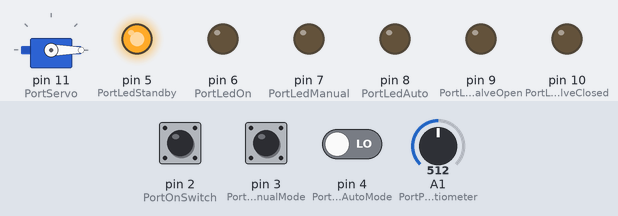
A sketch run on a simulated Arduino Uno, built with avr-gcc and run on an emulated ATmega328P. On the bench: servo, output pins drawn as LEDs (lit = HIGH). The test bench sets the inputs (shaded band); at power-on: pin 2 (PortOnSwitch) LOW, pin 4 (PortSwitchAutoMode) LOW, pin 3 (PortSwitchManualMode) LOW, A1 (PortPotentiometer) = 512.

Above: at 1.2 s.
1.3 s: pin 2 (PortOnSwitch) pulled HIGH for 0.15 s
At 2.5 s:
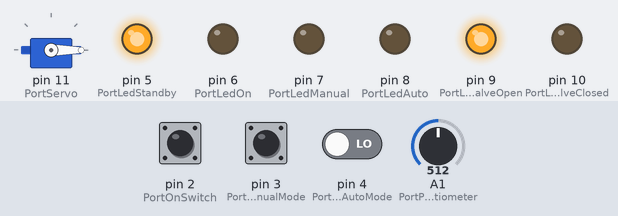
2.9 s: pin 2 (PortOnSwitch) pulled HIGH for 3.2 s
At 7.3 s:
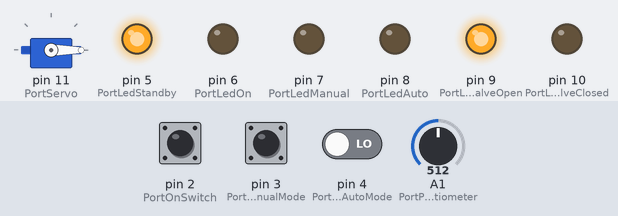
7.6 s: pin 2 (PortOnSwitch) driven HIGH and pin 4 (PortSwitchAutoMode) driven HIGH
At 9.6 s:
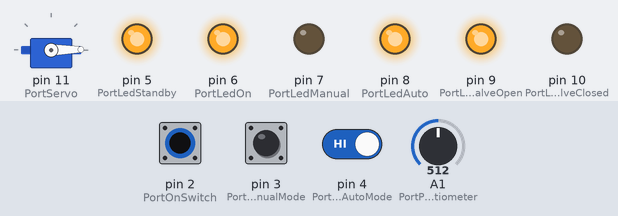
10.6 s: pin 3 (PortSwitchManualMode) pulled HIGH for 1 s
At 11.39 s:
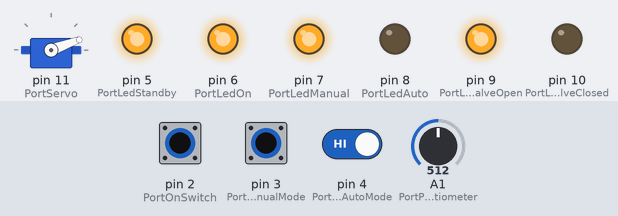
14.6 s: pin 2 (PortOnSwitch) driven LOW
At 16.1 s:
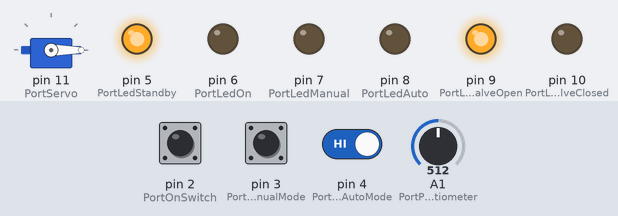
16.8 s: pin 2 (PortOnSwitch) driven HIGH
At 17.19 s:
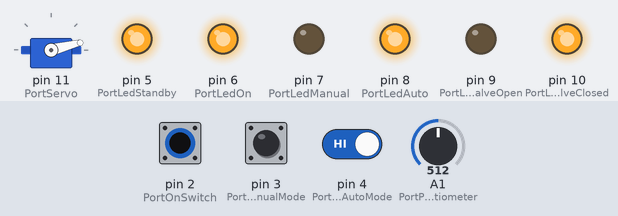
Timing chart, 0 to 20.8 s (numbered marks = the images above; inputs shaded):
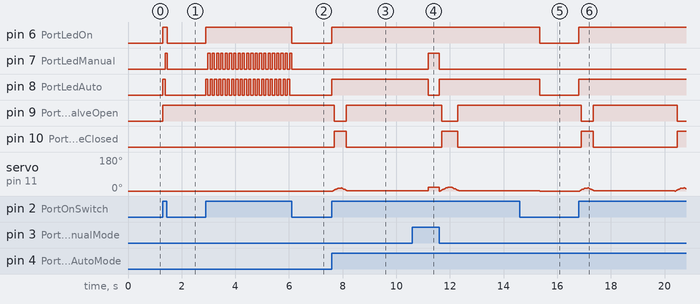

Measured:
- after the input at 1.3 s, pin 6 (PortLedOn): LOW → HIGH at once, → LOW 0.16 s later; pin 7 (PortLedManual): LOW → HIGH after 0.08 s, → LOW 0.08 s later; pin 8 (PortLedAuto): LOW → HIGH at once, → LOW 0.08 s later; pin 9 (PortLedValveOpen): LOW → HIGH at once
- after the input at 2.9 s, pin 6 (PortLedOn): LOW → HIGH at once, → LOW 3.2 s later; pin 7 (PortLedManual): alternates HIGH for 0.08 s and LOW for 0.08 s, 40 changes in all, then stays LOW, starting after 0.08 s; pin 8 (PortLedAuto): alternates HIGH for 0.08 s and LOW for 0.08 s, 40 changes in all, then stays LOW, starting at once
- after the input at 7.6 s, pin 6 (PortLedOn), pin 8 (PortLedAuto): LOW → HIGH at once; pin 9 (PortLedValveOpen): HIGH → LOW after 0.09 s, → HIGH 0.45 s later; pin 10 (PortLedValveClosed): LOW → HIGH after 0.09 s, → LOW 0.45 s later; servo on pin 11 (PortServo): rises from 0° to 16° in 0.31 s, then falls to 1° in 0.24 s
- after the input at 10.6 s, pin 7 (PortLedManual): LOW → HIGH after 0.58 s, → LOW 0.43 s later; pin 8 (PortLedAuto): HIGH → LOW after 0.58 s, → HIGH 0.43 s later
- after the input at 14.6 s, pin 6 (PortLedOn), pin 8 (PortLedAuto): HIGH → LOW after 0.74 s; pin 9 (PortLedValveOpen): stays HIGH (without the input it goes to LOW after 0.83 s); pin 10 (PortLedValveClosed): stays LOW (without the input it goes to HIGH after 0.83 s); servo on pin 11 (PortServo): goes on until 15.3 s, then stays 0°
- after the input at 16.8 s, pin 6 (PortLedOn), pin 8 (PortLedAuto): LOW → HIGH at once

The sketch:

main.ino
```cpp
#include <Servo.h>
Servo ServoValveControl;

int StartPositionServo = 0;
int TimeValveIsOpen = 100;
int TimeValveIsClosed = 3000;
int StandbyLedDelay = 80;
int MaxAngleServoPot = 40;
int ThresholdValveOpen = 5;
int MaxAngleAutoMode = 15;
bool PrintAllSwitchesState = false;

int PositionServo;
int OnSwitchState;
int SwitchToAutoMode;
int SwitchToManualMode;
int PotentiometerSetting;

int PortPotentiometer = 1;
int PortSwitchAutoMode = 4;
int PortSwitchManualMode = 3;
int PortOnSwitch = 2;
int PortLedStandby = 5;
int PortLedOn = 6;
int PortLedAuto = 8;
int PortLedManual = 7;
int PortLedValveOpen = 9;
int PortLedValveClosed = 10;
int PortServo = 11;

void SetMaxAngleToStartPosition() {
  MaxAngleAutoMode = 15;
}
int CheckIfValveIsOpen(int PositionServo) {
  if (PositionServo < ThresholdValveOpen) {
    return true;
  }
  else {
    return false;
  }
}
void SetLedsToPositionClosed() {
  digitalWrite(PortLedValveClosed, HIGH);
  digitalWrite(PortLedValveOpen, LOW);
}
void SetLedsToPositionOpen() {
  digitalWrite(PortLedValveClosed, LOW);
  digitalWrite(PortLedValveOpen, HIGH);
}

int SetLedToStandbyMode() {
  digitalWrite(PortLedOn, LOW);
  digitalWrite(PortLedAuto, LOW);
  digitalWrite(PortLedManual, LOW);
}
int TurnSystemOn() {
  digitalWrite(PortLedStandby, HIGH);
}
int SetLedsToManualMode() {
  digitalWrite(PortLedManual, HIGH);
  digitalWrite(PortLedAuto, LOW);
}
int SetLedsToAutoMode() {
  digitalWrite(PortLedManual, LOW);
  digitalWrite(PortLedAuto, HIGH);
}
int StandbyBlinkLed() {
  digitalWrite(PortLedAuto, HIGH);
  delay(StandbyLedDelay);
  digitalWrite(PortLedAuto, LOW);
  digitalWrite(PortLedManual, HIGH);
  delay(StandbyLedDelay);
  digitalWrite(PortLedManual, LOW);
}

void setup() {
  ServoValveControl.attach(PortServo);
  pinMode(PortSwitchAutoMode, INPUT);
  pinMode(PortSwitchManualMode, INPUT);
  pinMode(PortOnSwitch, INPUT);
  pinMode(PortLedStandby, OUTPUT);
  pinMode(PortLedOn, OUTPUT);
  pinMode(PortLedAuto, OUTPUT);
  pinMode(PortLedManual, OUTPUT);
  pinMode(PortLedValveOpen, OUTPUT);
  pinMode(PortLedValveClosed, OUTPUT);
  Serial.begin(9600);
  TurnSystemOn();
}

void loop() {
  OnSwitchState = digitalRead(PortOnSwitch);
  if (OnSwitchState == true) {
    digitalWrite (PortLedOn, HIGH);
    if (PrintAllSwitchesState == true) {
      Serial.println("OnSwitchState is high");
    }
    SwitchToManualMode = digitalRead(PortSwitchManualMode);
    SwitchToAutoMode = digitalRead(PortSwitchAutoMode);

    if (CheckIfValveIsOpen(PositionServo) == true) {
      SetLedsToPositionOpen();
    }
    else {
      SetLedsToPositionClosed();
    }
    if (SwitchToManualMode == HIGH) {
      SetLedsToManualMode();
      if (PrintAllSwitchesState == true) {
        Serial.println("SwitchToManualMode is high");
      }
      MaxAngleAutoMode = analogRead(PortPotentiometer);
      MaxAngleAutoMode = map(MaxAngleAutoMode, 0, 1023, 0, MaxAngleServoPot);
      ServoValveControl.write(MaxAngleAutoMode);
      delay(15);
    }
    else if (SwitchToAutoMode == HIGH) {
      SetLedsToAutoMode();
      if (PrintAllSwitchesState == true) {
        Serial.println("SwitchToAutoMode is high");
      }
      for (PositionServo; PositionServo <= MaxAngleAutoMode; PositionServo += 1) {
        ServoValveControl.write(PositionServo);
        delay(15);
        if (CheckIfValveIsOpen(PositionServo) == true) {
          SetLedsToPositionOpen();
        }
        else {
          SetLedsToPositionClosed();
        }
      }
      delay (TimeValveIsOpen);
      for (PositionServo; PositionServo > 0; PositionServo -= 1) {
        ServoValveControl.write(PositionServo);
        delay(15);
        if (CheckIfValveIsOpen(PositionServo) == true) {
          SetLedsToPositionOpen();
        }
        else {
          SetLedsToPositionClosed();
        }
      }
      delay (TimeValveIsClosed);
    }
    else {
      if (PrintAllSwitchesState == true) {
        Serial.println("FillMode is high");
      }
      ServoValveControl.write(StartPositionServo);
      StandbyBlinkLed();
      int CheckIfValveIsOpen(int PositionServo);
    }
  }
  else {
    if (PrintAllSwitchesState == true) {
      Serial.println("OnSwitchState is low" );
      delay(1000);
    }
    ServoValveControl.write(StartPositionServo);
    SetLedToStandbyMode();
    SetMaxAngleToStartPosition();
  }
}
```
